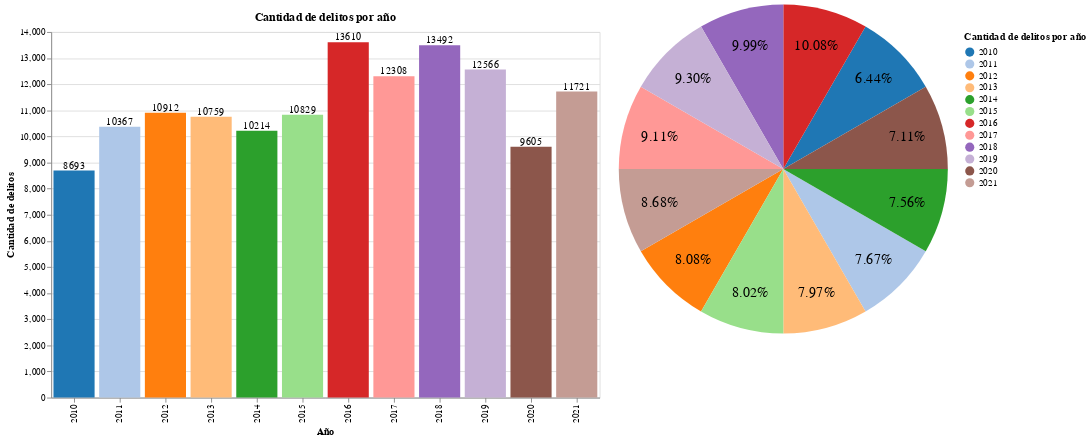

The notebook cell saved with this chart:
### Code cell
# grafico de barras de la cantidad de crimenes en cada año y circular para porcentaje que tiene cada año usando altair
df_count = df.groupby("ANO").size().reset_index(name="count")

bars = alt.Chart(df_count).mark_bar().encode(
    x=alt.X("ANO:O", title="Año"),
    y=alt.Y("count:Q", title="Cantidad de delitos"),
    color=alt.Color("ANO:N", legend=alt.Legend(title="Cantidad de delitos por año"), scale=alt.Scale(scheme="category20"))
    
).properties(
    width=600,
    height=400,
    title="Cantidad de delitos por año"
)

# Gráfico de texto para los números de delitos
text_bars = bars.mark_text(
    align='center',
    baseline='bottom',
).encode(
    text='count:Q',
    color=alt.value('black')
)

# Superponer el gráfico de texto en el gráfico de barras
chart_bar = bars + text_bars

# Grafico circular 
total_crime = df_count["count"].sum()
df_count["percent"] = (df_count["count"] / total_crime) * 100
df_count["percent_format"]=df_count["percent"].map("{:.2f}%".format)    

base = alt.Chart(df_count).encode(
    alt.Theta("percent_format:N").stack(True),
    alt.Color("ANO:N", scale=alt.Scale(scheme="category20")),
)
pie=base.mark_arc(outerRadius=180)  
text_pie = base.mark_text(radius=140, size=15).encode(text=alt.Text("percent_format:N"), color=alt.value("black"))
chart_pie = pie + text_pie
graph = alt.hconcat(chart_bar, chart_pie)

graph

### Figure 1 — Vega-Lite specification as saved in the notebook (floating-point values rounded to 4 significant figures)
{"config": {"view": {"continuousWidth": 300, "continuousHeight": 300}}, "hconcat": [{"layer": [{"mark": {"type": "bar"}, "encoding": {"color": {"field": "ANO", "legend": {"title": "Cantidad de delitos por año"}, "scale": {"scheme": "category20"}, "type": "nominal"}, "x": {"field": "ANO", "title": "Año", "type": "ordinal"}, "y": {"field": "count", "title": "Cantidad de delitos", "type": "quantitative"}}, "title": "Cantidad de delitos por año"}, {"mark": {"type": "text", "align": "center", "baseline": "bottom"}, "encoding": {"color": {"value": "black"}, "text": {"field": "count", "type": "quantitative"}, "x": {"field": "ANO", "title": "Año", "type": "ordinal"}, "y": {"field": "count", "title": "Cantidad de delitos", "type": "quantitative"}}, "title": "Cantidad de delitos por año"}], "height": 400, "width": 600}, {"layer": [{"mark": {"type": "arc", "outerRadius": 180}, "encoding": {"color": {"field": "ANO", "scale": {"scheme": "category20"}, "type": "nominal"}, "theta": {"field": "percent_format", "stack": true, "type": "nominal"}}}, {"mark": {"type": "text", "radius": 140, "size": 15}, "encoding": {"color": {"value": "black"}, "text": {"field": "percent_format", "type": "nominal"}, "theta": {"field": "percent_format", "stack": true, "type": "nominal"}}}]}], "data": {"name": "data-06d8d1bf9b1df534b70ab6f75768da16"}, "$schema": "https://vega.github.io/schema/vega-lite/v5.15.1.json", "datasets": {"data-06d8d1bf9b1df534b70ab6f75768da16": [{"ANO": "2010", "count": 8693, "percent": 6.436, "percent_format": "6.44%"}, {"ANO": "2011", "count": 10367, "percent": 7.675, "percent_format": "7.67%"}, {"ANO": "2012", "count": 10912, "percent": 8.078, "percent_format": "8.08%"}, {"ANO": "2013", "count": 10759, "percent": 7.965, "percent_format": "7.97%"}, {"ANO": "2014", "count": 10214, "percent": 7.562, "percent_format": "7.56%"}, {"ANO": "2015", "count": 10829, "percent": 8.017, "percent_format": "8.02%"}, {"ANO": "2016", "count": 13610, "percent": 10.08, "percent_format": "10.08%"}, {"ANO": "2017", "count": 12308, "percent": 9.112, "percent_format": "9.11%"}, {"ANO": "2018", "count": 13492, "percent": 9.988, "percent_format": "9.99%"}, {"ANO": "2019", "count": 12566, "percent": 9.303, "percent_format": "9.30%"}, {"ANO": "2020", "count": 9605, "percent": 7.111, "percent_format": "7.11%"}, {"ANO": "2021", "count": 11721, "percent": 8.677, "percent_format": "8.68%"}]}}
